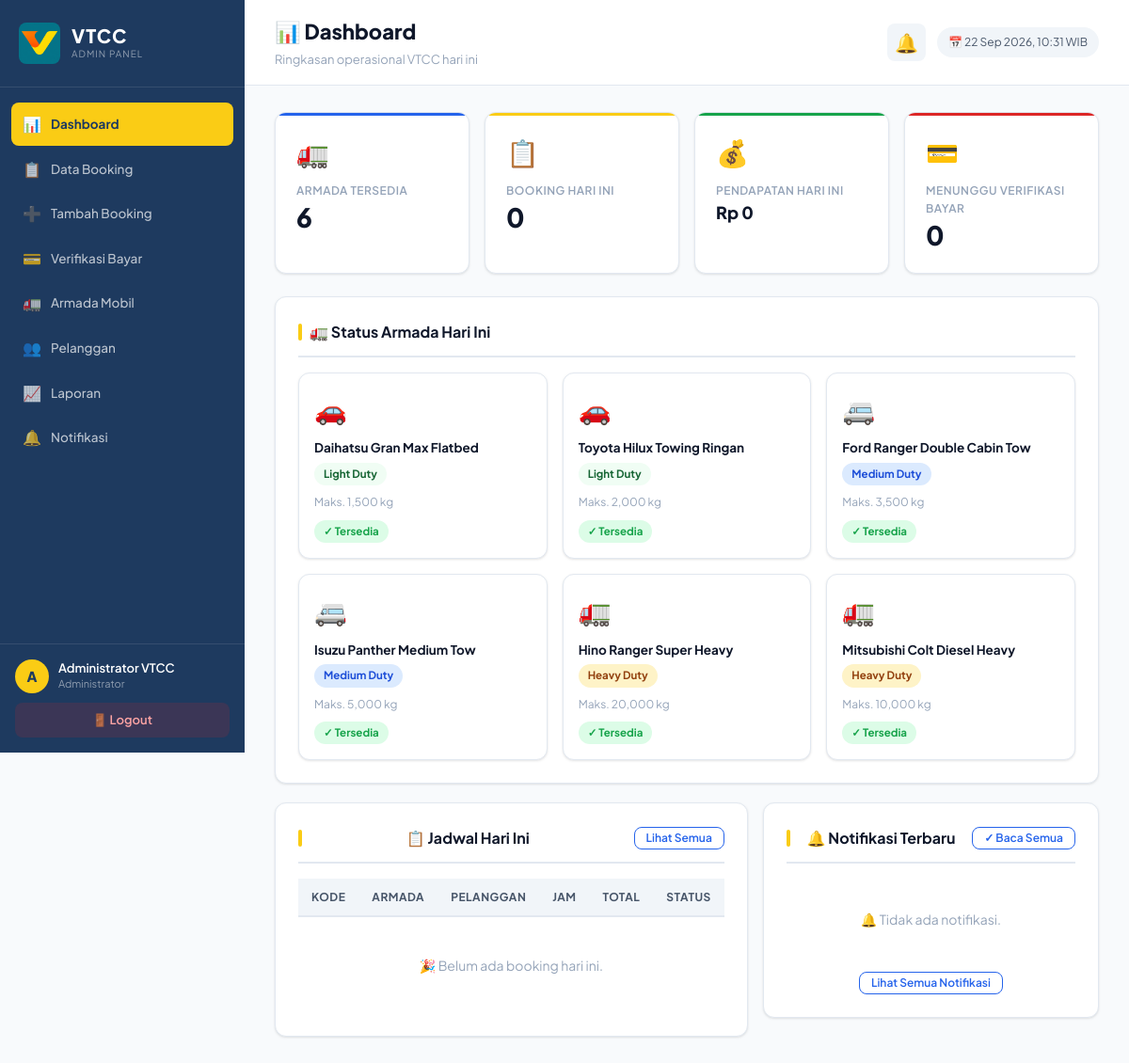
/index.php (signed in), run on the app's committed database.
### tables this page shows
CREATE TABLE mobil_towing (
    id_mobil     INT AUTO_INCREMENT PRIMARY KEY,
    kode_mobil   VARCHAR(10)  NOT NULL UNIQUE,
    nama_mobil   VARCHAR(100) NOT NULL,
    jenis        ENUM('Light Duty','Medium Duty','Heavy Duty') NOT NULL,
    kapasitas_kg INT NOT NULL,
    harga_per_km DECIMAL(10,2) NOT NULL,
    harga_min    DECIMAL(10,2) NOT NULL,
    deskripsi    TEXT,
    status       ENUM('Tersedia','Tidak Tersedia') NOT NULL DEFAULT 'Tersedia',
    created_at   TIMESTAMP DEFAULT CURRENT_TIMESTAMP
);

### index.php (the view, shortened to what this page needs)
<?php
require_once 'config/db.php';
require_once 'includes/functions.php';
$page_heading  = '📊 Dashboard';
$page_subtitle = 'Ringkasan operasional VTCC hari ini';
$active_menu   = 'dashboard';
$hari_ini      = date('Y-m-d');
$total_mobil      = $koneksi->query("SELECT COUNT(*) c FROM mobil_towing WHERE status='Tersedia'")->fetch_assoc()['c'];
$stmt = $koneksi->prepare("SELECT COUNT(*) c FROM booking WHERE tanggal_booking=? AND status NOT IN ('Dibatalkan')");
$stmt->bind_param('s', $hari_ini); $stmt->execute();
$booking_hari_ini = $stmt->get_result()->fetch_assoc()['c'];
$stmt = $koneksi->prepare("SELECT COALESCE(SUM(total_bayar),0) t FROM booking WHERE tanggal_booking=? AND status='Selesai'");
$stmt->bind_param('s', $hari_ini); $stmt->execute();
$pendapatan_hari_ini = $stmt->get_result()->fetch_assoc()['t'];
$menunggu_bayar = $koneksi->query("SELECT COUNT(*) c FROM pembayaran WHERE status_bayar='Menunggu Verifikasi'")->fetch_assoc()['c'];
$stmt2 = $koneksi->prepare(
    "SELECT b.*, m.nama_mobil, m.jenis, p.nama_pelanggan, p.no_hp,
            pm.metode, pm.status_bayar
     FROM booking b
     JOIN mobil_towing m ON m.id_mobil=b.id_mobil
     JOIN pelanggan p ON p.id_pelanggan=b.id_pelanggan
     LEFT JOIN pembayaran pm ON pm.id_booking=b.id_booking
     WHERE b.tanggal_booking=?
     ORDER BY b.jam_booking ASC LIMIT 10"
);
$stmt2->bind_param('s', $hari_ini); $stmt2->execute();
$booking_list = $stmt2->get_result();
$mobil_list = $koneksi->query("SELECT * FROM mobil_towing ORDER BY jenis, nama_mobil");
$notif_recent = $koneksi->query("SELECT * FROM notifikasi ORDER BY created_at DESC LIMIT 5");
require_once 'includes/header.php';
?>
<div class="grid-stats">
  <div class="stat-card">
    <div class="stat-icon">🚛</div>
    <div class="stat-label">Armada Tersedia</div>
    <div class="stat-value"><?= $total_mobil ?></div>
  </div>
  <div class="stat-card yellow">
    <div class="stat-icon">📋</div>
    <div class="stat-label">Booking Hari Ini</div>
    <div class="stat-value"><?= $booking_hari_ini ?></div>
  </div>
  <div class="stat-card success">
    <div class="stat-icon">💰</div>
    <div class="stat-label">Pendapatan Hari Ini</div>
    <div class="stat-value" style="font-size:18px;"><?= rupiah($pendapatan_hari_ini) ?></div>
  </div>
  <div class="stat-card danger">
    <div class="stat-icon">💳</div>
    <div class="stat-label">Menunggu Verifikasi Bayar</div>
    <div class="stat-value"><?= $menunggu_bayar ?></div>
  </div>
</div>
<div class="card">
  <div class="card-title">🚛 Status Armada Hari Ini</div>
  <div class="grid-3">
    <?php $mobil_list->data_seek(0); while ($m = $mobil_list->fetch_assoc()):
      $stmt3 = $koneksi->prepare("SELECT COUNT(*) c FROM booking WHERE id_mobil=? AND tanggal_booking=? AND status IN ('Menunggu','Diproses')");
      $stmt3->bind_param('is', $m['id_mobil'], $hari_ini); $stmt3->execute();
      $sedang_dipakai = $stmt3->get_result()->fetch_assoc()['c'] > 0;
      $icons = ['Light Duty'=>'🚗','Medium Duty'=>'🚐','Heavy Duty'=>'🚛'];
      $icon  = $icons[$m['jenis']] ?? '🚗';
    ?>
    <div class="card" style="margin:0;padding:16px;">
      <div style="font-size:28px;margin-bottom:8px;"><?= $icon ?></div>
      <div style="font-weight:700;font-size:13.5px;margin-bottom:4px;"><?= clean($m['nama_mobil']) ?></div>
      <div style="margin-bottom:8px;"><?= badge_jenis($m['jenis']) ?></div>
      <div style="font-size:12px;color:var(--text-light);">Maks. <?= number_format($m['kapasitas_kg']) ?> kg</div>
      <?php if ($m['status'] === 'Tidak Tersedia'): ?>
        <div style="margin-top:8px;"><span class="badge badge-danger">Tidak Tersedia</span></div>
      <?php elseif ($sedang_dipakai): ?>
        <div style="margin-top:8px;"><span class="badge badge-warning">Sedang Digunakan</span></div>
      <?php else: ?>
        <div style="margin-top:8px;"><span class="badge badge-success">✓ Tersedia</span></div>
      <?php endif; ?>
    </div>
    <?php endwhile; ?>
  </div>
</div>
<div class="grid-2" style="align-items:start;">
  <div class="card">
    <div class="card-title" style="display:flex;justify-content:space-between;">
      📋 Jadwal Hari Ini
      <a href="booking.php" class="btn btn-outline btn-sm">Lihat Semua</a>
    </div>
    <div class="table-wrap">
      <table>
        <thead><tr>
          <th>Kode</th><th>Armada</th><th>Pelanggan</th>
          <th>Jam</th><th>Total</th><th>Status</th>
        </tr></thead>
        <tbody>
        <?php if ($booking_list->num_rows === 0): ?>
          <tr><td colspan="6" class="empty-state">🎉 Belum ada booking hari ini.</td></tr>
        <?php else: while ($bk = $booking_list->fetch_assoc()): ?>
          <tr>
            <td><strong style="color:var(--blue-700);font-size:12px;"><?= clean($bk['kode_booking']) ?></strong></td>
            <td style="font-size:12px;"><?= clean($bk['nama_mobil']) ?></td>
            <td style="font-size:12px;"><?= clean($bk['nama_pelanggan']) ?></td>
            <td style="font-size:12px;"><?= substr($bk['jam_booking'],0,5) ?></td>
            <td style="font-size:12px;font-weight:600;"><?= rupiah($bk['total_bayar']) ?></td>
            <td><?= badge_status($bk['status']) ?></td>
          </tr>
        <?php endwhile; endif; ?>
        </tbody>
      </table>
    </div>
  </div>
  <div class="card">
    <div class="card-title" style="display:flex;justify-content:space-between;">
      🔔 Notifikasi Terbaru
      <a href="notifikasi.php?mark_all=1" class="btn btn-outline btn-sm">✓ Baca Semua</a>
    </div>
    <?php if ($notif_recent->num_rows === 0): ?>
      <div class="empty-state" style="padding:32px;">🔔 Tidak ada notifikasi.</div>
    <?php else: while ($n = $notif_recent->fetch_assoc()): ?>
      <a href="<?= $n['id_booking'] ? 'booking_detail.php?id='.$n['id_booking'] : 'notifikasi.php' ?>"
         style="display:flex;gap:10px;padding:12px 0;border-bottom:1px solid var(--gray);
                text-decoration:none;color:inherit;
                background:<?= $n['is_read'] ? 'transparent' : 'none' ?>;">
        <span style="font-size:20px;flex-shrink:0;"><?= $n['tipe']==='booking_baru'?'📋':($n['tipe']==='pembayaran'?'💳':'ℹ️') ?></span>
        <div style="flex:1;min-width:0;">
          <div style="font-weight:<?= $n['is_read']?'500':'700' ?>;font-size:13px;white-space:nowrap;overflow:hidden;text-overflow:ellipsis;">
            <?= clean($n['judul']) ?>
            <?php if (!$n['is_read']): ?><span class="badge badge-blue" style="font-size:9px;padding:1px 5px;">Baru</span><?php endif; ?>
          </div>
          <div style="font-size:11px;color:var(--text-light);"><?= date('d/m/Y H:i', strtotime($n['created_at'])) ?></div>
        </div>
      </a>
    <?php endwhile; endif; ?>
    <div style="text-align:center;margin-top:12px;">
      <a href="notifikasi.php" class="btn btn-outline btn-sm">Lihat Semua Notifikasi</a>
    </div>
  </div>
</div>
<?php require_once 'includes/footer.php'; ?>

### includes/header.php (shortened to what this page needs)
<?php
require_once __DIR__ . '/../includes/functions.php';
$notif_count = isset($koneksi) ? hitung_notif_belum_baca($koneksi) : 0;
?>
<!DOCTYPE html>
<html lang="id">
<head>
<link rel="stylesheet" href="css/style.css">
</head>
<body>
<div class="app-shell">
  <aside class="sidebar">
    <div class="brand">
      <img src="logo_vtcc.png" alt="VTCC" class="brand-logo">
      <div>
        <div class="brand-name">VTCC</div>
        <div class="brand-sub">Admin Panel</div>
      </div>
    </div>
    <nav class="nav">
      <a href="index.php" class="nav-item <?= ($active_menu??'')==='dashboard'?'active':'' ?>">
        <span class="nav-icon">📊</span> Dashboard
      </a>
      <a href="booking.php" class="nav-item <?= ($active_menu??'')==='booking'?'active':'' ?>">
        <span class="nav-icon">📋</span> Data Booking
      </a>
      <a href="booking_tambah.php" class="nav-item <?= ($active_menu??'')==='booking_tambah'?'active':'' ?>">
        <span class="nav-icon">➕</span> Tambah Booking
      </a>
      <a href="pembayaran_admin.php" class="nav-item <?= ($active_menu??'')==='pembayaran'?'active':'' ?>">
        <span class="nav-icon">💳</span> Verifikasi Bayar
      </a>
      <a href="mobil.php" class="nav-item <?= ($active_menu??'')==='mobil'?'active':'' ?>">
        <span class="nav-icon">🚛</span> Armada Mobil
      </a>
      <a href="pelanggan.php" class="nav-item <?= ($active_menu??'')==='pelanggan'?'active':'' ?>">
        <span class="nav-icon">👥</span> Pelanggan
      </a>
      <a href="laporan.php" class="nav-item <?= ($active_menu??'')==='laporan'?'active':'' ?>">
        <span class="nav-icon">📈</span> Laporan
      </a>
      <a href="notifikasi.php" class="nav-item <?= ($active_menu??'')==='notifikasi'?'active':'' ?>" style="position:relative;">
        <span class="nav-icon">🔔</span> Notifikasi
      </a>
    </nav>
    <div class="sidebar-footer">
      <div class="user-info">
        <div class="user-avatar"><?= strtoupper(substr($_SESSION['nama_lengkap']??'A',0,1)) ?></div>
        <div>
          <div class="user-name"><?= clean($_SESSION['nama_lengkap']??'Admin') ?></div>
          <div class="user-role">Administrator</div>
        </div>
      </div>
      <a href="logout.php" class="btn-logout">🚪 Logout</a>
    </div>
  </aside>
  <main class="main">
    <div class="topbar">
      <div style="display:flex;align-items:center;gap:12px;">
        <div>
          <h1 class="page-title"><?= isset($page_heading) ? clean($page_heading) : 'Dashboard' ?></h1>
          <?php if (isset($page_subtitle)): ?>
            <p class="page-sub"><?= clean($page_subtitle) ?></p>
          <?php endif; ?>
        </div>
      </div>
      <div class="topbar-right">
        <a href="notifikasi.php" class="notif-btn" title="Notifikasi">
          🔔<?php if ($notif_count > 0): ?><span class="notif-pill"><?= $notif_count ?></span><?php endif; ?>
        </a>
        <span class="topbar-date">📅 <?= date('d M Y, H:i') ?> WIB</span>
      </div>
    </div>
    <div class="content">

### includes/functions.php (shortened to what this page needs)
<?php
function clean($str) {
    return htmlspecialchars(trim((string)$str), ENT_QUOTES, 'UTF-8');
}
function rupiah($angka) {
    return 'Rp ' . number_format((float)$angka, 0, ',', '.');
}
function badge_jenis($jenis) {
    $map = [
        'Light Duty'  => 'badge-light',
        'Medium Duty' => 'badge-medium',
        'Heavy Duty'  => 'badge-heavy',
    ];
    return '<span class="badge ' . ($map[$jenis] ?? 'badge-info') . '">' . clean($jenis) . '</span>';
}

### includes/footer.php (shortened to what this page needs)
    </div>
  </main>
</div>
</body>
</html>

### data on the page
mobil_towing: jenis "🚗", nama_mobil "Daihatsu Gran Max Flatbed", jenis "Light Duty", kapasitas_kg "1,500", status "✓ Tersedia"
mobil_towing: jenis "🚗", nama_mobil "Toyota Hilux Towing Ringan", jenis "Light Duty", kapasitas_kg "2,000", status "✓ Tersedia"
mobil_towing: jenis "🚐", nama_mobil "Ford Ranger Double Cabin Tow", jenis "Medium Duty", kapasitas_kg "3,500", status "✓ Tersedia"
mobil_towing: jenis "🚐", nama_mobil "Isuzu Panther Medium Tow", jenis "Medium Duty", kapasitas_kg "5,000", status "✓ Tersedia"
mobil_towing: jenis "🚛", nama_mobil "Hino Ranger Super Heavy", jenis "Heavy Duty", kapasitas_kg "20,000", status "✓ Tersedia"
mobil_towing: jenis "🚛", nama_mobil "Mitsubishi Colt Diesel Heavy", jenis "Heavy Duty", kapasitas_kg "10,000", status "✓ Tersedia"

### other printed values
substr($_SESSION['nama_lengkap']??'A',0,1) "A"
$_SESSION['nama_lengkap'] "Administrator VTCC"
$page_heading "📊 Dashboard"
$page_subtitle "Ringkasan operasional VTCC hari ini"
$total_mobil "6"
$booking_hari_ini "0"
rupiah($pendapatan_hari_ini) "Rp 0"
$menunggu_bayar "0"
